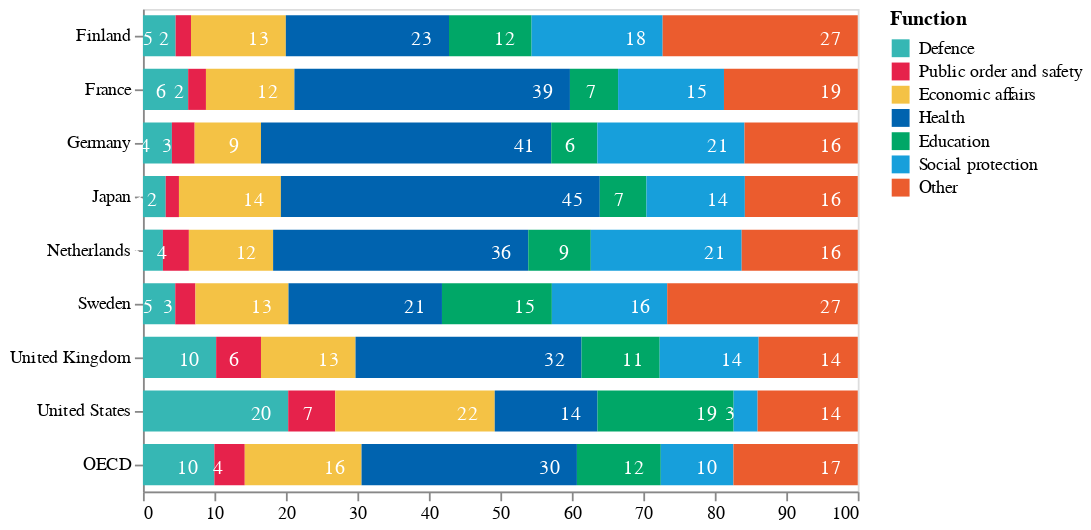

The code cell stored with this chart in its notebook:
### Code cell
bars = (
    alt.Chart(df)
    .mark_bar(size=23)
    .encode(
        x=alt.X(
            "sum(Ammount):Q",
            stack="zero",
            axis=alt.Axis(grid=False, title=""),
            scale=alt.Scale(domain=[0, 100]),
        ),
        y=alt.Y("Country:N", sort=[], axis=alt.Axis(grid=False, title="")),
        color=alt.Color(
            "Function",
            scale=alt.Scale(domain=df["Function"].unique(), range=category_color),
        ),
        order="Country",
    )
)
text = (
    alt.Chart(df)
    .mark_text(dx=-15, dy=2, color="white")
    .encode(
        x=alt.X("sum(Ammount):Q", stack="zero"),
        y=alt.Y("Country:N", sort=[]),
        detail="Function:N",
        text=alt.Text("sum(Ammount):Q", format=".0f"),
        order="Country",
        color=alt.condition(
            datum.x < 17,
            alt.ColorValue(None),
            alt.ColorValue("white"),
        ),
    )
)

layer1 = (bars + text).properties(height=alt.Step(30))
layer1

### Figure 1 — Vega-Lite specification as saved in the notebook (floating-point values rounded to 4 significant figures)
{"config": {"view": {"continuousWidth": 400, "continuousHeight": 300}}, "layer": [{"mark": {"type": "bar", "size": 23}, "encoding": {"color": {"type": "nominal", "field": "Function", "scale": {"domain": ["Defence", "Public order and safety", "Economic affairs", "Health", "Education", "Social protection", "Other"], "range": ["#36B7B4", "#E6224B", "#F4C245", "#0063AF", "#00A767", "#179FDB", "#EB5C2E"]}}, "order": {"type": "nominal", "field": "Country"}, "x": {"type": "quantitative", "aggregate": "sum", "axis": {"grid": false, "title": ""}, "field": "Ammount", "scale": {"domain": [0, 100]}, "stack": "zero"}, "y": {"type": "nominal", "axis": {"grid": false, "title": ""}, "field": "Country", "sort": []}}}, {"mark": {"type": "text", "color": "white", "dx": -15, "dy": 2}, "encoding": {"color": {"condition": {"value": null, "test": "(datum.x < 17)"}, "value": "white"}, "detail": {"type": "nominal", "field": "Function"}, "order": {"type": "nominal", "field": "Country"}, "text": {"type": "quantitative", "aggregate": "sum", "field": "Ammount", "format": ".0f"}, "x": {"type": "quantitative", "aggregate": "sum", "field": "Ammount", "stack": "zero"}, "y": {"type": "nominal", "field": "Country", "sort": []}}}], "data": {"name": "data-38cec76bd7d5e53a2f15965c9aa6bb78"}, "height": {"step": 30}, "$schema": "https://vega.github.io/schema/vega-lite/v4.8.1.json", "datasets": {"data-38cec76bd7d5e53a2f15965c9aa6bb78": [{"Country": "Finland", "Function": "Defence", "Ammount": 4.568}, {"Country": "Finland", "Function": "Public order and safety", "Ammount": 2.151}, {"Country": "Finland", "Function": "Economic affairs", "Ammount": 13.27}, {"Country": "Finland", "Function": "Health", "Ammount": 22.83}, {"Country": "Finland", "Function": "Education", "Ammount": 11.56}, {"Country": "Finland", "Function": "Social protection", "Ammount": 18.33}, {"Country": "Finland", "Function": "Other", "Ammount": 27.3}, {"Country": "France", "Function": "Defence", "Ammount": 6.323}, {"Country": "France", "Function": "Public order and safety", "Ammount": 2.489}, {"Country": "France", "Function": "Economic affairs", "Ammount": 12.38}, {"Country": "France", "Function": "Health", "Ammount": 38.55}, {"Country": "France", "Function": "Education", "Ammount": 6.735}, {"Country": "France", "Function": "Social protection", "Ammount": 14.81}, {"Country": "France", "Function": "Other", "Ammount": 18.72}, {"Country": "Germany", "Function": "Defence", "Ammount": 4.048}, {"Country": "Germany", "Function": "Public order and safety", "Ammount": 3.182}, {"Country": "Germany", "Function": "Economic affairs", "Ammount": 9.28}, {"Country": "Germany", "Function": "Health", "Ammount": 40.61}, {"Country": "Germany", "Function": "Education", "Ammount": 6.454}, {"Country": "Germany", "Function": "Social protection", "Ammount": 20.58}, {"Country": "Germany", "Function": "Other", "Ammount": 15.85}, {"Country": "Japan", "Function": "Defence", "Ammount": 3.183}, {"Country": "Japan", "Function": "Public order and safety", "Ammount": 1.852}, {"Country": "Japan", "Function": "Economic affairs", "Ammount": 14.26}, {"Country": "Japan", "Function": "Health", "Ammount": 44.62}, {"Country": "Japan", "Function": "Education", "Ammount": 6.525}, {"Country": "Japan", "Function": "Social protection", "Ammount": 13.77}, {"Country": "Japan", "Function": "Other", "Ammount": 15.79}, {"Country": "Netherlands", "Function": "Defence", "Ammount": 2.793}, {"Country": "Netherlands", "Function": "Public order and safety", "Ammount": 3.632}, {"Country": "Netherlands", "Function": "Economic affairs", "Ammount": 11.78}, {"Country": "Netherlands", "Function": "Health", "Ammount": 35.7}, {"Country": "Netherlands", "Function": "Education", "Ammount": 8.746}, {"Country": "Netherlands", "Function": "Social protection", "Ammount": 21.11}, {"Country": "Netherlands", "Function": "Other", "Ammount": 16.24}, {"Country": "Sweden", "Function": "Defence", "Ammount": 4.519}, {"Country": "Sweden", "Function": "Public order and safety", "Ammount": 2.823}, {"Country": "Sweden", "Function": "Economic affairs", "Ammount": 13.02}, {"Country": "Sweden", "Function": "Health", "Ammount": 21.47}, {"Country": "Sweden", "Function": "Education", "Ammount": 15.37}, {"Country": "Sweden", "Function": "Social protection", "Ammount": 16.14}, {"Country": "Sweden", "Function": "Other", "Ammount": 26.66}, {"Country": "United Kingdom", "Function": "Defence", "Ammount": 10.24}, {"Country": "United Kingdom", "Function": "Public order and safety", "Ammount": 6.273}, {"Country": "United Kingdom", "Function": "Economic affairs", "Ammount": 13.23}, {"Country": "United Kingdom", "Function": "Health", "Ammount": 31.62}, {"Country": "United Kingdom", "Function": "Education", "Ammount": 10.94}, {"Country": "United Kingdom", "Function": "Social protection", "Ammount": 13.85}, {"Country": "United Kingdom", "Function": "Other", "Ammount": 13.86}, {"Country": "United States", "Function": "Defence", "Ammount": 20.32}, {"Country": "United States", "Function": "Public order and safety", "Ammount": 6.58}, {"Country": "United States", "Function": "Economic affairs", "Ammount": 22.31}, {"Country": "United States", "Function": "Health", "Ammount": 14.38}, {"Country": "United States", "Function": "Education", "Ammount": 19.04}, {"Country": "United States", "Function": "Social protection", "Ammount": 3.356}, {"Country": "United States", "Function": "Other", "Ammount": 14.01}, {"Country": "OECD", "Function": "Defence", "Ammount": 9.987}, {"Country": "OECD", "Function": "Public order and safety", "Ammount": 4.254}, {"Country": "OECD", "Function": "Economic affairs", "Ammount": 16.34}, {"Country": "OECD", "Function": "Health", "Ammount": 30.13}, {"Country": "OECD", "Function": "Education", "Ammount": 11.73}, {"Country": "OECD", "Function": "Social protection", "Ammount": 10.16}, {"Country": "OECD", "Function": "Other", "Ammount": 17.39}]}}
